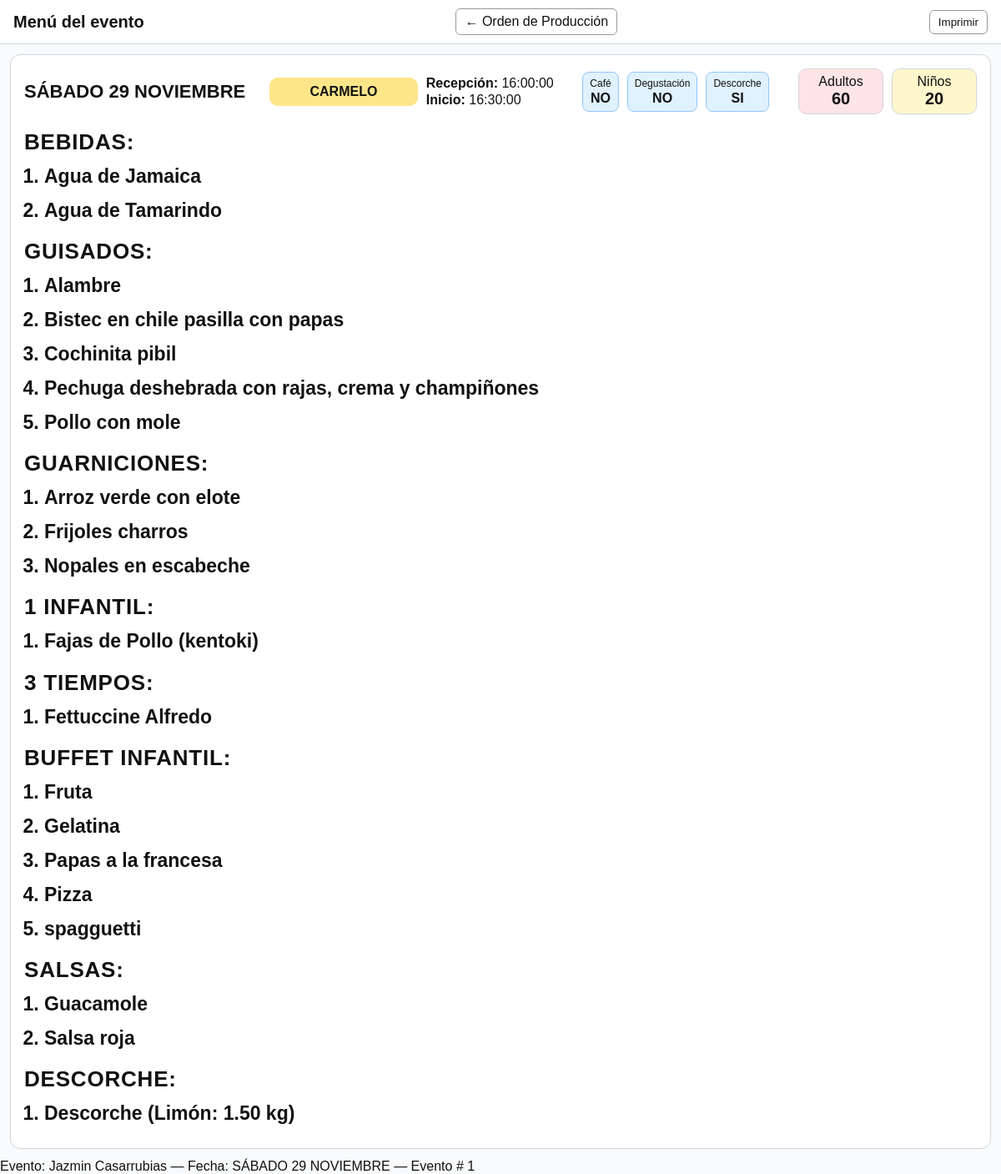
/pedido_cliente.php?id=37, run on the app's committed database.
### tables this page shows
CREATE TABLE `evento_salon` (
  `id_evento_salon` int(11) NOT NULL,
  `id_evento` int(11) NOT NULL,
  `id_salon` int(11) NOT NULL,
  `adultos` int(11) NOT NULL DEFAULT 0,
  `ninos` int(11) NOT NULL DEFAULT 0,
  `misa` time DEFAULT NULL,
  `recepcion` time DEFAULT NULL,
  `inicio` time DEFAULT NULL,
  `descorche` tinyint(1) NOT NULL DEFAULT 0,
  `cafe` tinyint(1) NOT NULL DEFAULT 0,
  `degustaciones` varchar(120) DEFAULT NULL,
  `factor_nino` decimal(5,2) NOT NULL DEFAULT 0.70
);

CREATE TABLE `evento` (
  `id_evento` int(11) NOT NULL,
  `fecha` date NOT NULL,
  `titulo` varchar(150) DEFAULT NULL,
  `misa` time DEFAULT NULL,
  `recepcion` time DEFAULT NULL,
  `inicio` time DEFAULT NULL,
  `descorche` tinyint(1) NOT NULL DEFAULT 0,
  `cafe` tinyint(1) NOT NULL DEFAULT 0,
  `degustaciones` varchar(120) DEFAULT NULL,
  `notas` text DEFAULT NULL
);

CREATE TABLE `evento_salon_platillo` (
  `id_evento_salon_platillo` int(11) NOT NULL,
  `id_evento_salon` int(11) NOT NULL,
  `id_platillo` int(11) NOT NULL,
  `porciones_plan` int(11) NOT NULL,
  `orden` int(11) DEFAULT NULL,
  `notas` varchar(120) DEFAULT NULL
);

### pedido_cliente.php (the view, shortened to what this page needs)
<?php
require_once __DIR__ . '/db.php';
$id_es     = isset($_GET['id_es']) ? (int)$_GET['id_es'] : 0;
$id_evento = isset($_GET['id'])    ? (int)$_GET['id']    : 0;
function fecha_larga_es($ymd){
    $dias  = ['DOMINGO','LUNES','MARTES','MIÉRCOLES','JUEVES','VIERNES','SÁBADO'];
    $meses = ['ENERO','FEBRERO','MARZO','ABRIL','MAYO','JUNIO','JULIO','AGOSTO','SEPTIEMBRE','OCTUBRE','NOVIEMBRE','DICIEMBRE'];
    $t = strtotime($ymd);
    return $dias[(int)date('w',$t)].' '.date('d',$t).' '.$meses[(int)date('n',$t)-1];
}
function grupo_visible($categoria){
    $cat = strtoupper(trim($categoria));
    switch($cat){
        case 'SALSAS':           return 'SALSAS';
        case 'GUARNICIONES':     return 'GUARNICIONES';
        case 'BUFFET INFANTIL':  return 'BUFFET INFANTIL';
        case '1 INFANTIL':       return '1 INFANTIL';
        case 'BEBIDAS':          return 'BEBIDAS';
        case '3 TIEMPOS':        return '3 TIEMPOS';
        default:                 return 'GUISADOS';
    }
}
function render_hoja($pdo, $id_es){
    $q = $pdo->prepare("
        SELECT
          es.id_evento_salon,
          es.id_evento,
          COALESCE(s.alias, s.nombre) AS salon,
          e.fecha,
          e.titulo,
          es.adultos,
          es.ninos,
          COALESCE(es.recepcion, e.recepcion) AS recepcion,
          COALESCE(es.inicio, e.inicio) AS inicio,
          COALESCE(es.degustaciones, e.degustaciones) AS degustaciones,
          COALESCE(es.cafe, e.cafe) AS cafe,
          COALESCE(es.descorche, e.descorche) AS descorche
        FROM evento_salon es
        JOIN salon s ON s.id_salon=es.id_salon
        JOIN evento e ON e.id_evento=es.id_evento
        WHERE es.id_evento_salon=?
    ");
    $q->execute([$id_es]);
    $info = $q->fetch(PDO::FETCH_ASSOC);
    $rows = $pdo->prepare("
        SELECT esp.orden, p.nombre AS platillo, COALESCE(cp.nombre,'') AS categoria
        FROM evento_salon_platillo esp
        JOIN platillo p ON p.id_platillo = esp.id_platillo
        LEFT JOIN categoria_platillo cp ON cp.id_categoria = p.id_categoria
        WHERE esp.id_evento_salon=?
        ORDER BY COALESCE(esp.orden,9999), p.nombre
    ");
    $rows->execute([$id_es]);
    $items = $rows->fetchAll(PDO::FETCH_ASSOC);
    $gr = [];
    foreach($items as $it){
        $sec = grupo_visible($it['categoria']);
        if (!isset($gr[$sec])) $gr[$sec] = [];
        $gr[$sec][] = $it['platillo'];
    }
    if ($info['descorche'] == 1) {
        $secD = "DESCORCHE";
        if (!isset($gr[$secD])) $gr[$secD] = [];
        $adultos = max(0, (int)$info['adultos']);
        if ($adultos > 0) {
            $limon_qty  = round($adultos * 0.025, 3);
            $limon_show = number_format($limon_qty, 2, '.', '') . " kg";
            $texto = "Descorche (Limón: $limon_show)";
        } else {
            $texto = "Descorche (Limón)";
        }
        $duplicado = false;
        if (!$duplicado) {
            $gr[$secD][] = $texto;
        }
    }
?>
<section class="sheet">
    <div class="banner">
        <div class="fecha"><?= fecha_larga_es($info['fecha']) ?></div>
        <div class="salon"><?= htmlspecialchars($info['salon']) ?></div>
        <div class="horas">
            <div><span>Recepción:</span> <?= htmlspecialchars($info['recepcion']?:'—') ?></div>
            <div><span>Inicio:</span> <?= htmlspecialchars($info['inicio']?:'—') ?></div>
        </div>
        <div class="flags">
            <div><span>Café</span><b><?= $info['cafe']?'SI':'NO' ?></b></div>
            <div><span>Degustación</span><b><?= $info['degustaciones']?'SI':'NO' ?></b></div>
            <div><span>Descorche</span><b><?= $info['descorche']?'SI':'NO' ?></b></div>
        </div>
        <div class="personas">
            <div class="box a"><div>Adultos</div><b><?= (int)$info['adultos'] ?></b></div>
            <div class="box n"><div>Niños</div><b><?= (int)$info['ninos'] ?></b></div>
        </div>
    </div>
    <?php foreach($gr as $sec => $lista): ?>
        <?php if (!empty($lista)): ?>
            <h2><?= htmlspecialchars($sec) ?>:</h2>
            <ol class="lista">
                <?php foreach($lista as $p): ?>
                    <li><?= htmlspecialchars($p) ?></li>
                <?php endforeach; ?>
            </ol>
        <?php endif; ?>
    <?php endforeach; ?>
</section>
<?php
}
if($id_evento>0){
    $q=$pdo->prepare("SELECT id_evento_salon FROM evento_salon WHERE id_evento=? ORDER BY id_evento_salon");
    $q->execute([$id_evento]);
    $ids = $q->fetchAll(PDO::FETCH_COLUMN);
} else {
    $ids = [$id_es];
}
?>
<!doctype html>
<html lang="es">
<head>
</head>
<body>
<header>
    <h1>Menú del evento</h1>
    <?php if($id_evento>0): ?>
    <a class="btn" href="reporte_evento.php?id=<?= $id_evento ?>">← Orden de Producción</a>
    <?php endif; ?>
    <button class="btn" onclick="window.print()">Imprimir</button>
</header>
<div class="wrap">
    <?php foreach($ids as $es) render_hoja($pdo, (int)$es); ?>
</div>
</body>
<footer class="print-footer"></footer>
</html>

### data on the page
evento_salon: id_evento.fecha "SÁBADO 29 NOVIEMBRE", salon "CARMELO", recepcion "16:00:00", inicio "16:30:00", adultos "60", ninos "20", sec "BEBIDAS", p "Agua de Jamaica", p "Agua de Tamarindo", sec "GUISADOS", p "Alambre", p "Bistec en chile pasilla con papas", p "Cochinita pibil", p "Pechuga deshebrada con rajas, crema y champiñones", p "Pollo con mole", sec "GUARNICIONES", p "Arroz verde con elote", p "Frijoles charros", p "Nopales en escabeche", sec "1 INFANTIL", p "Fajas de Pollo (kentoki)", sec "3 TIEMPOS", p "Fettuccine Alfredo", sec "SALSAS", p "Guacamole", p "Salsa roja", sec "DESCORCHE", p "Descorche (Limón: 1.50 kg)"
evento_salon_platillo: sec "BUFFET INFANTIL", p "Fruta", p "Gelatina", p "Papas a la francesa", p "Pizza", p "spagguetti"
